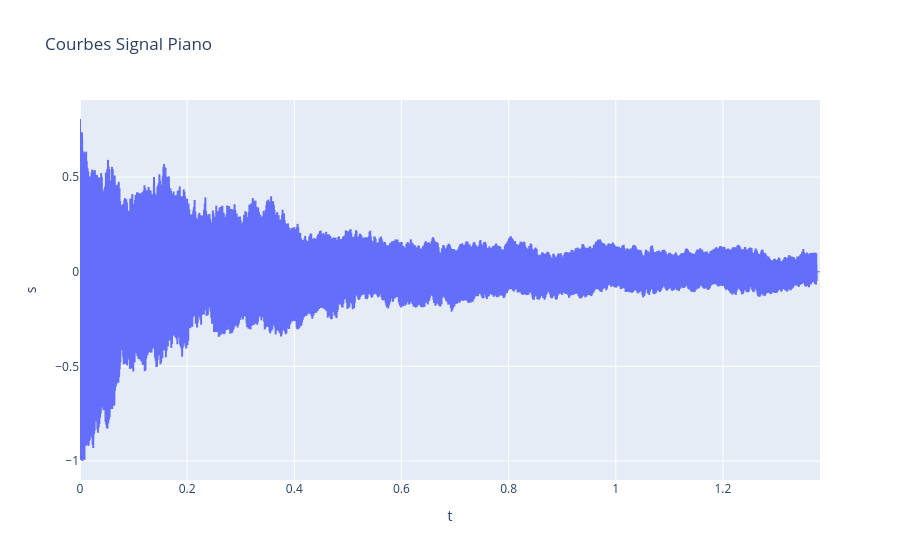
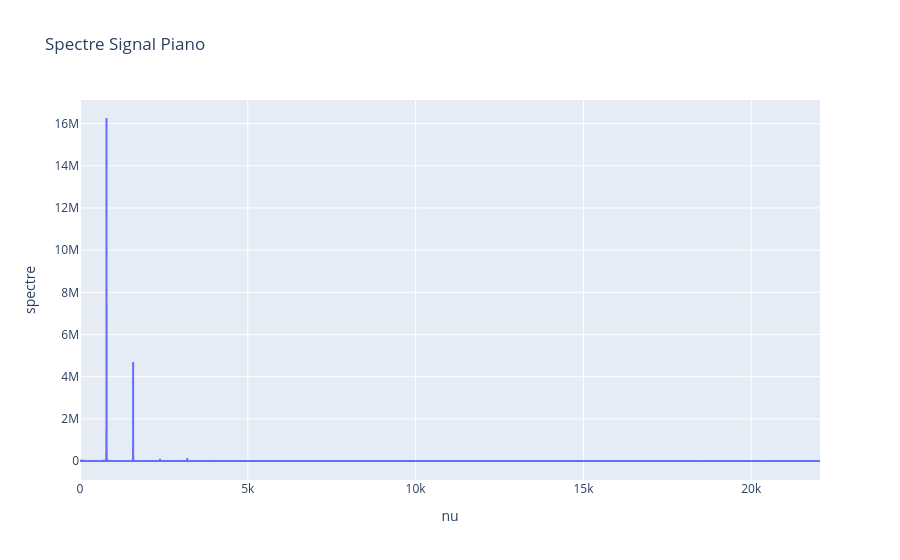
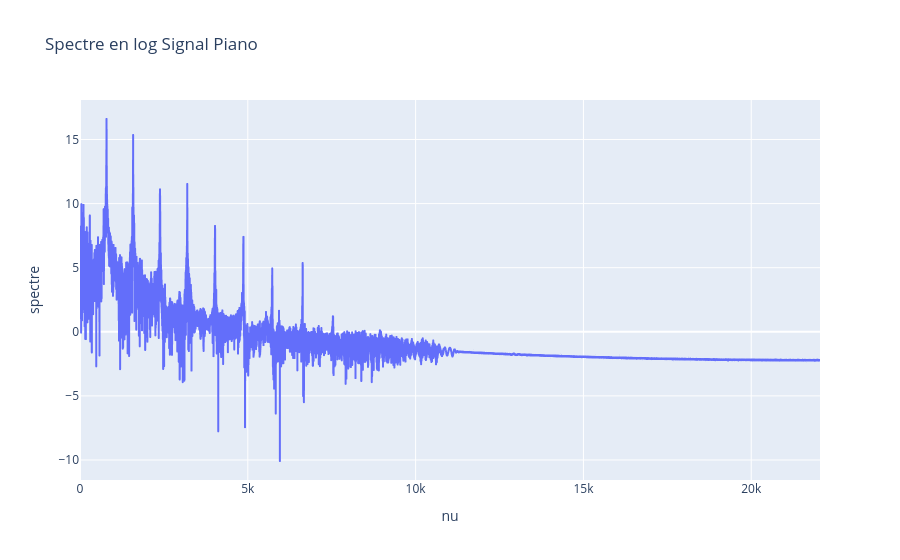

The cell these charts' notebook holds for them, in order:
### Code cell
signal_dict = np.load('piano_G.npz') # signal_dict est un dictionnaire contenant les données contenues dans le fichier signal.npz
s = signal_dict['s.npy'] # extraction du signal utile
t = signal_dict['t.npy'] # extraction du vecteur temps associé au signal

df=pd.DataFrame({"t":t,"s":s})
figure=px.line(df,x="t",y="s",title="Courbes Signal Piano")
figure.show()

nu,S = san.trans_fourier(s,t)
S_Reelle = np.real(S)
S_Imag = np.imag(S)
spectre=np.sqrt(S_Reelle**2+S_Imag**2)**2

df_TF_R=pd.DataFrame({"nu":nu,"spectre":spectre})
figure_TF_R=px.line(df_TF_R,x="nu",y="spectre",title="Spectre Signal Piano")
figure_TF_R.show()

spectre=np.log(spectre)
df_TF_R=pd.DataFrame({"nu":nu,"spectre":spectre})
figure_TF_R=px.line(df_TF_R,x="nu",y="spectre",title="Spectre en log Signal Piano")
figure_TF_R.show()

### Figure 1 — Plotly figure (JSON) as saved in the notebook; plotly's stock layout.template omitted (floating-point values rounded to 4 significant figures; data arrays with more than 128 entries replaced by an {"elided": "..."} marker saying what was removed)
{"data": [{"hovertemplate": "t=%{x}<br>s=%{y}<extra></extra>", "legendgroup": "", "line": {"color": "#636efa", "dash": "solid"}, "marker": {"symbol": "circle"}, "mode": "lines", "name": "", "showlegend": false, "type": "scattergl", "x": {"elided": "60913 float values"}, "xaxis": "x", "y": {"elided": "60913 float values"}, "yaxis": "y"}], "layout": {"legend": {"tracegroupgap": 0}, "title": {"text": "Courbes Signal Piano"}, "xaxis": {"anchor": "y", "domain": [0, 1], "title": {"text": "t"}}, "yaxis": {"anchor": "x", "domain": [0, 1], "title": {"text": "s"}}}}

### Figure 2 — Plotly figure (JSON) as saved in the notebook; plotly's stock layout.template omitted (floating-point values rounded to 4 significant figures; data arrays with more than 128 entries replaced by an {"elided": "..."} marker saying what was removed)
{"data": [{"hovertemplate": "nu=%{x}<br>spectre=%{y}<extra></extra>", "legendgroup": "", "line": {"color": "#636efa", "dash": "solid"}, "marker": {"symbol": "circle"}, "mode": "lines", "name": "", "showlegend": false, "type": "scattergl", "x": {"elided": "30456 float values"}, "xaxis": "x", "y": {"elided": "30456 float values"}, "yaxis": "y"}], "layout": {"legend": {"tracegroupgap": 0}, "title": {"text": "Spectre Signal Piano"}, "xaxis": {"anchor": "y", "domain": [0, 1], "title": {"text": "nu"}}, "yaxis": {"anchor": "x", "domain": [0, 1], "title": {"text": "spectre"}}}}

### Figure 3 — Plotly figure (JSON) as saved in the notebook; plotly's stock layout.template omitted (floating-point values rounded to 4 significant figures; data arrays with more than 128 entries replaced by an {"elided": "..."} marker saying what was removed)
{"data": [{"hovertemplate": "nu=%{x}<br>spectre=%{y}<extra></extra>", "legendgroup": "", "line": {"color": "#636efa", "dash": "solid"}, "marker": {"symbol": "circle"}, "mode": "lines", "name": "", "showlegend": false, "type": "scattergl", "x": {"elided": "30456 float values"}, "xaxis": "x", "y": {"elided": "30456 float values"}, "yaxis": "y"}], "layout": {"legend": {"tracegroupgap": 0}, "title": {"text": "Spectre en log Signal Piano"}, "xaxis": {"anchor": "y", "domain": [0, 1], "title": {"text": "nu"}}, "yaxis": {"anchor": "x", "domain": [0, 1], "title": {"text": "spectre"}}}}
